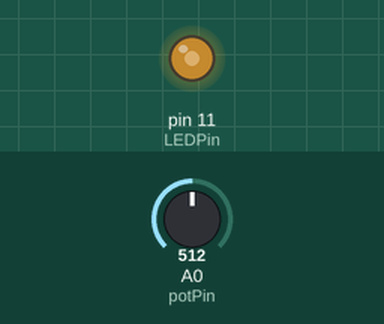
This sketch was run on a simulated Arduino Uno, built with avr-gcc and run on an emulated ATmega328P. On the bench: output pins drawn as LEDs (lit = HIGH). The test bench sets the inputs (shaded band); at power-on: A0 (potPin) = 512. What the sketch prints to the serial monitor is not drawn.

Above: at 1.2 s.
1.3 s: A0 (potPin) set to 716
At 2.4 s:
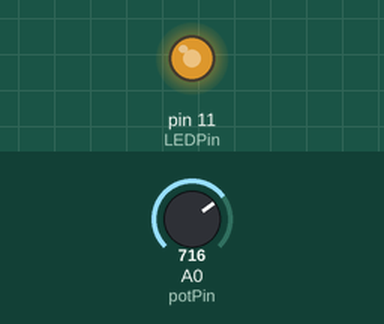
2.8 s: A0 (potPin) set to 900
At 3.7 s:
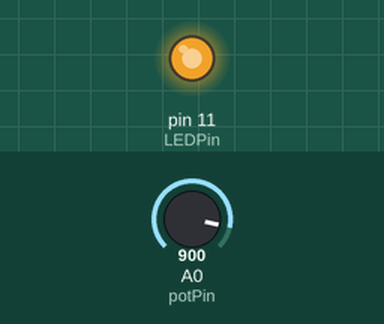
4.3 s: A0 (potPin) set to 122
At 5.0 s:
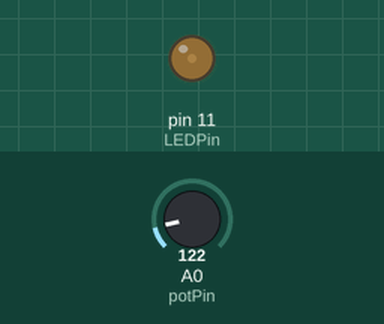
5.8 s: A0 (potPin) set to 0
At 6.3 s:
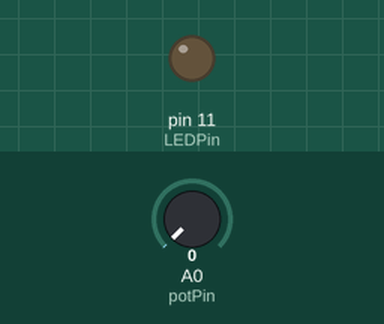
Timing chart, 0 to 8.3 s (numbered marks = the images above; inputs shaded):
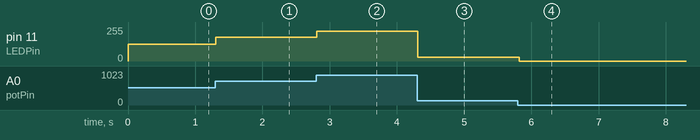

Measured:
- after the input at 1.3 s, pin 11 (LEDPin): 127/255 → 178/255 at once
- after the input at 2.8 s, pin 11 (LEDPin): 178/255 → 224/255 at once
- after the input at 4.3 s, pin 11 (LEDPin): 224/255 → 30/255 at once
- after the input at 5.8 s, pin 11 (LEDPin): 30/255 → 0/255 at once

The sketch:

led_dimmer_v1.ino
```cpp
int potPin= A0;
int LEDPin= 11;
int readValue;
int writeValue;

void setup() {
  pinMode(potPin, INPUT);
  pinMode(LEDPin, OUTPUT);
  Serial.begin(9600);
}

void loop() {
 readValue = analogRead(potPin);
 writeValue = (255./1023.) * readValue;
 analogWrite(LEDPin, writeValue);
 Serial.write(writeValue);
 delay(50);
}
```
